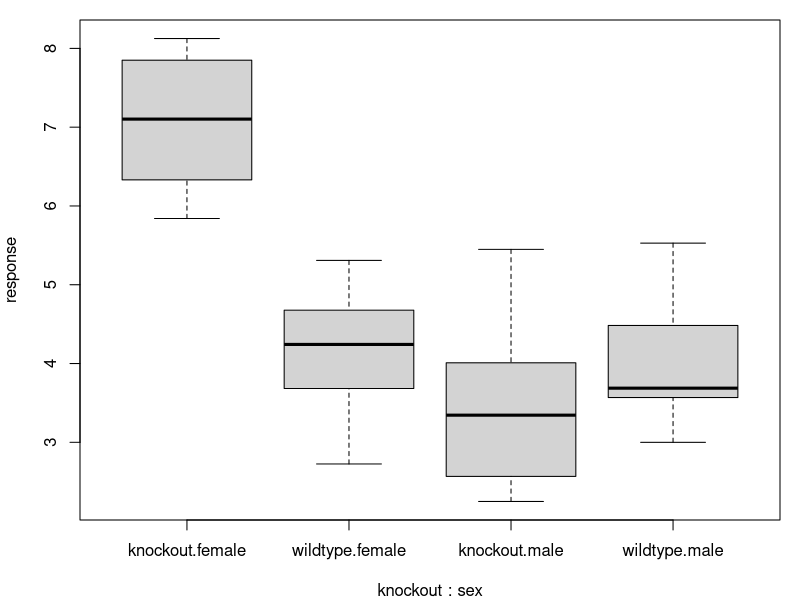

Recreate this plot in R.
## ---- chunk 1
knitr::opts_chunk$set(echo = TRUE, fig.align="center")
set.seed(1)
options(width=100)
## ---- chunk 2
d <- read.table(file="olfactory_response.tsv", sep="\t", header=TRUE)
head(d)
## ---- chunk 3
table(d$sex, d$knockout)
## ---- chunk 4
summary(aov(response ~ knockout * sex, data=d))
## ---- chunk 5
summary(lm(response ~ knockout * sex, data=d))
## ---- chunk 6
par(mar=c(4,4,1,1))
boxplot(response ~ knockout * sex, data=d)
## ---- chunk 7
summary(aov(response ~ knockout, data=d[d$sex == "female",]))
## ---- chunk 8
summary(aov(response ~ knockout, data=d[d$sex == "male",]))
